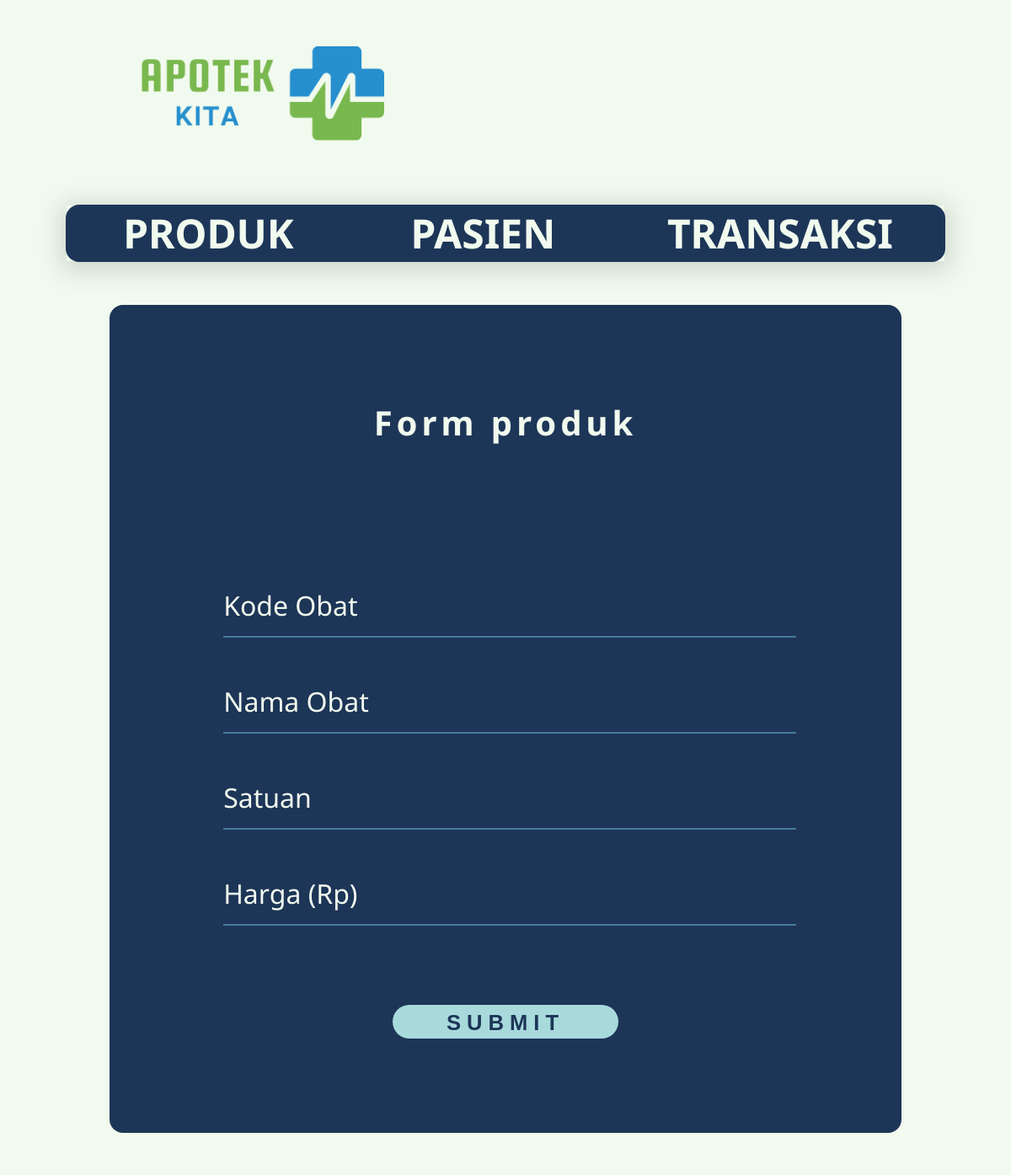
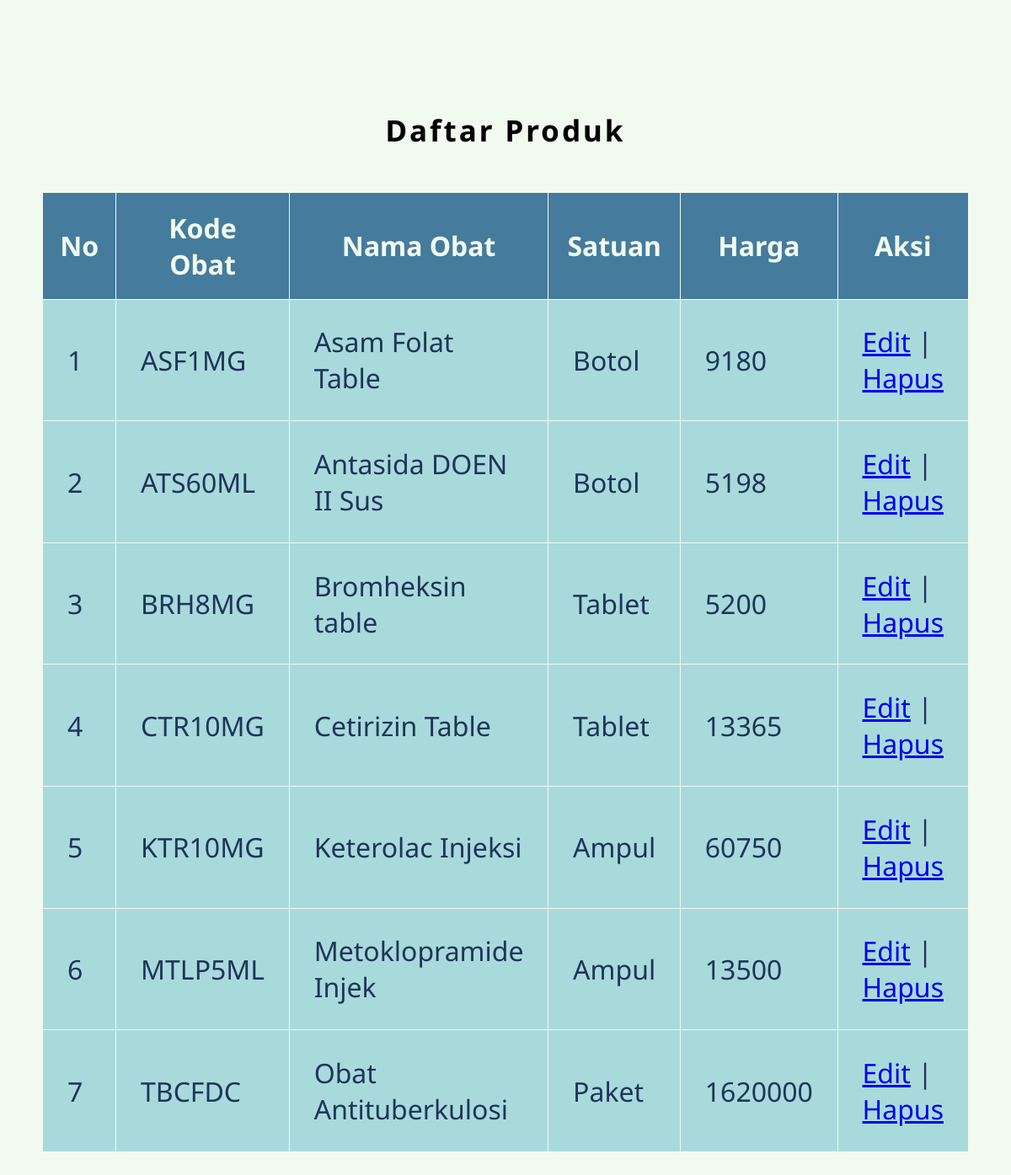
Page /apotek/produk.php on the committed database (2 pictures, top to bottom).
### tables this page shows
CREATE TABLE `produk` (
  `kodeobat` varchar(10) NOT NULL,
  `namaobat` varchar(20) NOT NULL,
  `satuan` varchar(20) NOT NULL,
  `harga` int(11) NOT NULL
);

### apotek/produk.php (the view, shortened to what this page needs)
<!DOCTYPE php>
<html lang="en">
<head>
    <link rel ="stylesheet" href="style.css"/>
</head>
<body>
    <fieldset>
        <h1><a href="produk.php"><img src="pharmacy.png" ></a></h1>
        <table border="1" class ="tabel1">
            <tr class ="tabel1 submenu">
                <th><a href="produk.php">produk</a></th>
                <th><a href="pasien.php">pasien</a></th>
                <th><a href="transaksi.php">transaksi</a></th>
            </tr>
            <tr>
                <td colspan="3">
                    <form action="hasilproduk.php" method="post">
                        <table cellpadding="5" class="tabel1 inside">
                            <tr>
                                <td colspan="3"><h4>Form produk</h4></td>
                            </tr>
                            <tr>
                                <td class="judulinput">
                                    <input type="text" name="kodeobat" required="required">
                                    <label>Kode Obat</label>
                                </td>
                            </tr>
                            <tr>
                                <td class="judulinput">
                                   <input type="text" name="namaobat" required="required">
                                   <label>Nama Obat</label>
                                </td>
                            </tr>
                            <tr>
                                <td class="judulinput">
                                    <input type="text" name="satuanobat" required="required">
                                    <label>Satuan</label>
                                </td>
                            </tr>
                            <tr>
                                <td class="judulinput">
                                    <input type="text" name="hargaobat" required="required">
                                    <label>Harga (Rp)</label>
                                </td>
                            </tr>
                            <tr>
                                <td colspan="3" style="text-align: center;">
                                    <input type="submit" name="kirim" value="SUBMIT" >
                                </td>
                            </tr>
                        </table>
                    </form>
                </td>
            </tr>
        </table>
        <br>
        <br>
        <h3 >Daftar Produk</h3>
        <table border="1" class="tabel2">
            <tr>
                <th>No</th>
                <th>Kode Obat</th>
                <th>Nama Obat</th>
                <th>Satuan</th>
                <th>Harga</th>
                <th>Aksi</th>
            </tr>
<?php
require "koneksi.php";
$sql="select * from produk order by kodeobat";
$tampilproduk = mysqli_query ($koneksi,$sql);
$i=1;
while ($dataproduk = mysqli_fetch_array($tampilproduk)){
?>
            <tr>
                <td><?=$i++?></td>
                <td><?=$dataproduk["kodeobat"];?></td>
                <td><?=$dataproduk["namaobat"];?></td>
                <td><?=$dataproduk["satuan"];?></td>
                <td><?=$dataproduk["harga"];?></td>
                <td><a href="editproduk.php?kode=<?=$dataproduk["kodeobat"];?>">Edit</a> |
                    <a href ="hapusproduk.php?kode=<?= $dataproduk["kodeobat"];?>">Hapus</a>
                </td>
            </tr>
        <?php
        } ?>
        </table>
    </fieldset>
</body>
</html>

### apotek/style.css (style rules this page uses)
body { font-family:'Noto Sans'; width: 100%; margin: 0; background-color: #F1FAEE; }
fieldset { border: none; background-color: #F1FAEE; width: 80%; margin: 0 auto 0 auto; max-width: 2300; }
.tabel1 { border-collapse: collapse; width:95%; margin:50px auto; border: 1px solid transparent; }
.tabel1 tr.submenu { background-color:hsl(215, 50%, 23%) ; height: 6vh; box-shadow: 0px 5px 30px 5px rgba(0, 0, 0, .15); }
.tabel1.submenu th { width: 900px; }
.tabel1.submenu th:nth-child(1) { border-radius: 16px 0 0 16px; }
.tabel1.submenu th:nth-child(3) { border-radius: 0 16px 16px 0; }
.tabel1 th a { text-decoration: none; color: #F1FAEE; font-size: 3rem; text-transform: uppercase; }
.tabel1 form { background-color: #1D3557; border-radius: 16px; padding: 2px; width :90%; margin: 50px auto; }
.tabel1 form table { margin: 0 auto; width: 90%; }
.tabel1 form table tr td { font-size: 20px; width: 200px; }
.tabel1.inside { border-collapse: separate; border-spacing: 6.5rem; width: 95%; max-width: 900px; }
.judulinput { color: #F1FAEE; position: relative; }
input[type="text"] { background: #1D3557 ; border: none; outline: none; width: 100%; height: 60px; border-bottom: 2px solid #457B9D; font-size: 2rem; color: #F1FAEE; position: absolute; transition: all 0.3s ease; }
.judulinput label { position: absolute; pointer-events: none; transition: all 0.3s ease; font-size: 2rem; }
input[type="submit"] { margin-top: 40; padding: 5px; border-radius: 36px; width: 40%; height: 5vh; border-color: transparent; background-color:#A8DADC ; color: #1D3557; letter-spacing: 7px; font-weight: bold; font-size: 1.6rem; transition: all 0.3s ease; }
h1 { left: 30px; color: #1D3557; margin-left: 50px; font-size: 35px; position: relative; }
h4 { text-align:center; font-size: 40px; width: 100%; color: #F1FAEE ; letter-spacing: 5px; font-weight: bold; }
h3 { font-size: 35px; letter-spacing: 3px; position: relative; text-align: center; }
img { position: relative; width: 350px; }
.tabel2 { border-color: #F1FAEE; border-collapse: collapse; width:95%; margin:50px auto; background-color:#A8DADC; font-size: 2rem; color: #1D3557; }
.tabel2 th { background-color:#457B9D; color: #F1FAEE; padding: 20px; }
.tabel2 tr td { padding: 1.8rem; }

### rows in the picture
produk: kodeobat "ASF1MG", namaobat "Asam Folat Table", satuan "Botol", harga "9180"
produk: kodeobat "ATS60ML", namaobat "Antasida DOEN II Sus", satuan "Botol", harga "5198"
produk: kodeobat "BRH8MG", namaobat "Bromheksin table", satuan "Tablet", harga "5200"
produk: kodeobat "CTR10MG", namaobat "Cetirizin Table", satuan "Tablet", harga "13365"
produk: kodeobat "KTR10MG", namaobat "Keterolac Injeksi", satuan "Ampul", harga "60750"
produk: kodeobat "MTLP5ML", namaobat "Metoklopramide Injek", satuan "Ampul", harga "13500"
produk: kodeobat "TBCFDC", namaobat "Obat Antituberkulosi", satuan "Paket", harga "1620000"
